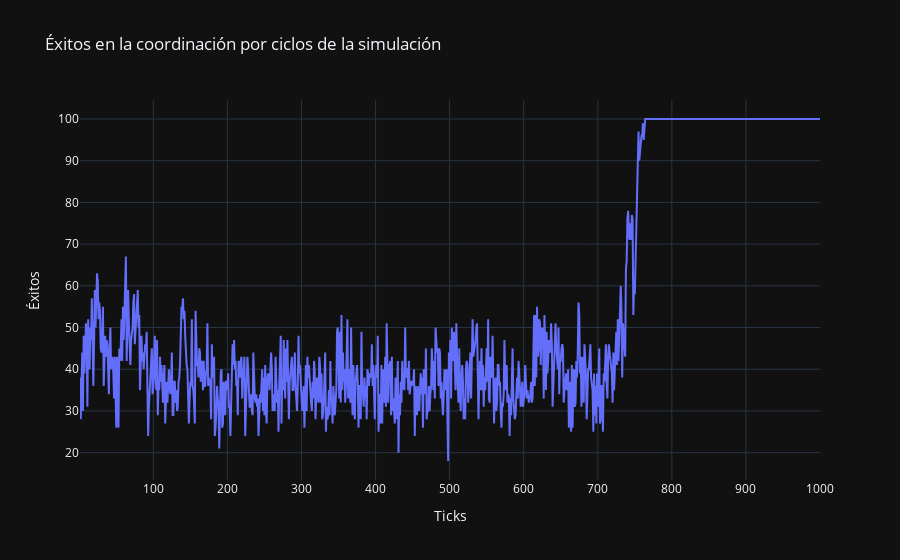

Notebook code for this chart:
### Code cell
sim.go()
sim.plot_successes()

### Figure 1 — Plotly figure (JSON) as saved in the notebook; plotly's stock layout.template omitted (floating-point values rounded to 4 significant figures; data arrays with more than 128 entries replaced by an {"elided": "..."} marker saying what was removed)
{"data": [{"type": "scatter", "x": {"elided": "1000 int values"}, "y": {"elided": "1000 int values"}}], "layout": {"autosize": true, "title": {"text": "Éxitos en la coordinación por ciclos de la simulación"}, "xaxis": {"autorange": true, "range": [1, 1000], "title": {"text": "Ticks"}, "type": "linear"}, "yaxis": {"autorange": true, "range": [13.44, 104.6], "title": {"text": "Éxitos"}, "type": "linear"}}}
